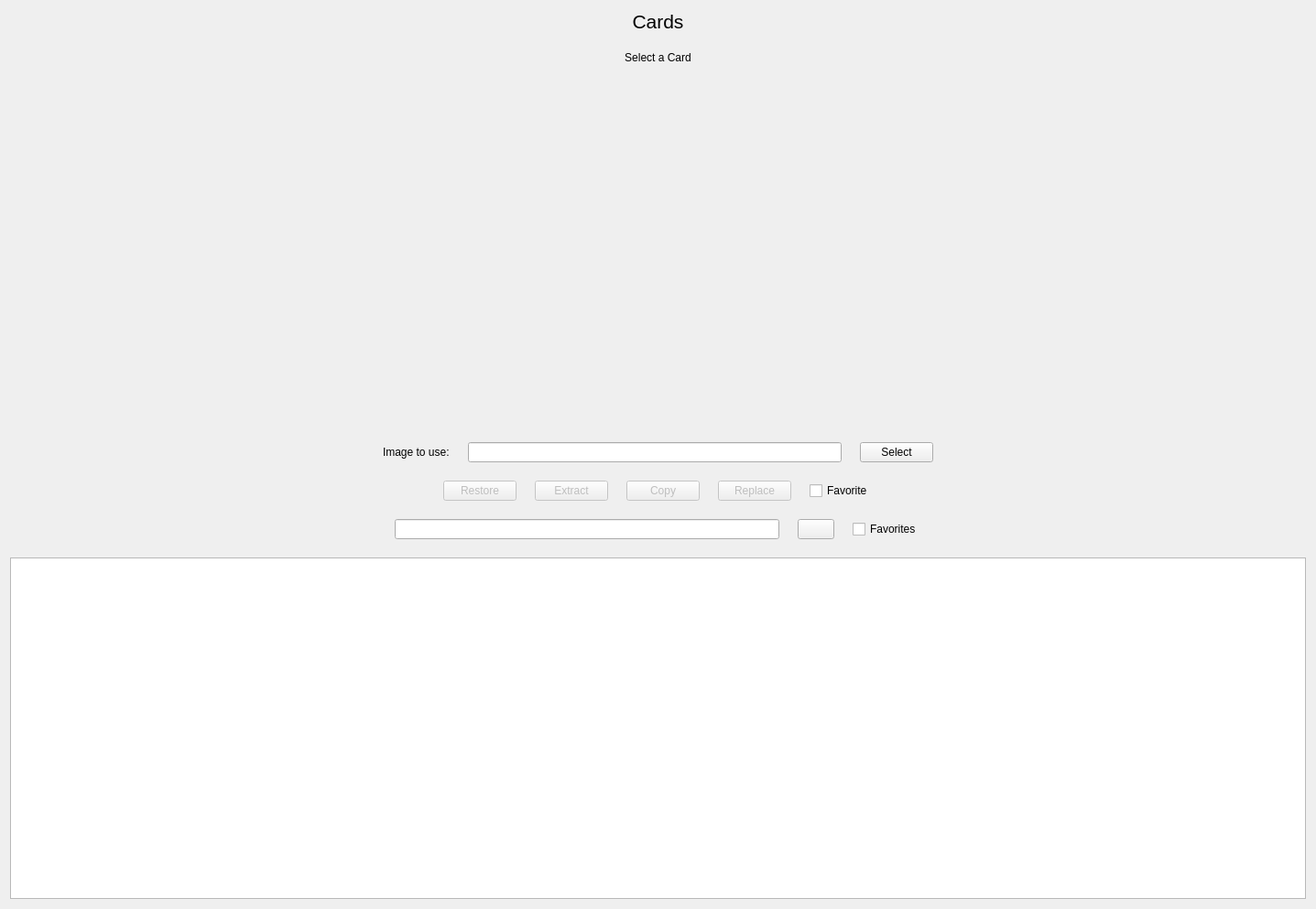
<?xml version="1.0" encoding="UTF-8"?>
<ui version="4.0">
 <class>Card</class>
 <widget class="QWidget" name="Card">
  <property name="geometry">
   <rect>
    <x>0</x>
    <y>0</y>
    <width>1437</width>
    <height>993</height>
   </rect>
  </property>
  <property name="windowTitle">
   <string>Form</string>
  </property>
  <layout class="QVBoxLayout" name="verticalLayout">
   <property name="spacing">
    <number>20</number>
   </property>
   <item>
    <widget class="QLabel" name="label">
     <property name="font">
      <font>
       <pointsize>16</pointsize>
      </font>
     </property>
     <property name="text">
      <string>Cards</string>
     </property>
     <property name="alignment">
      <set>Qt::AlignmentFlag::AlignHCenter|Qt::AlignmentFlag::AlignTop</set>
     </property>
    </widget>
   </item>
   <item>
    <widget class="QLabel" name="bundle">
     <property name="sizePolicy">
      <sizepolicy hsizetype="Preferred" vsizetype="Preferred">
       <horstretch>0</horstretch>
       <verstretch>0</verstretch>
      </sizepolicy>
     </property>
     <property name="minimumSize">
      <size>
       <width>100</width>
       <height>0</height>
      </size>
     </property>
     <property name="text">
      <string>Select a Card</string>
     </property>
     <property name="alignment">
      <set>Qt::AlignmentFlag::AlignHCenter|Qt::AlignmentFlag::AlignTop</set>
     </property>
    </widget>
   </item>
   <item>
    <layout class="QHBoxLayout" name="main_content">
     <item>
      <spacer name="horizontalSpacer_5">
       <property name="orientation">
        <enum>Qt::Orientation::Horizontal</enum>
       </property>
       <property name="sizeHint" stdset="0">
        <size>
         <width>40</width>
         <height>20</height>
        </size>
       </property>
      </spacer>
     </item>
     <item>
      <widget class="QLabel" name="current">
       <property name="sizePolicy">
        <sizepolicy hsizetype="Expanding" vsizetype="Expanding">
         <horstretch>0</horstretch>
         <verstretch>0</verstretch>
        </sizepolicy>
       </property>
       <property name="minimumSize">
        <size>
         <width>1</width>
         <height>1</height>
        </size>
       </property>
       <property name="maximumSize">
        <size>
         <width>374</width>
         <height>374</height>
        </size>
       </property>
       <property name="toolTip">
        <string>Current</string>
       </property>
       <property name="text">
        <string/>
       </property>
       <property name="pixmap">
        <pixmap resource="../resources.qrc">:/card/images/card.png</pixmap>
       </property>
       <property name="scaledContents">
        <bool>true</bool>
       </property>
       <property name="alignment">
        <set>Qt::AlignmentFlag::AlignHCenter|Qt::AlignmentFlag::AlignTop</set>
       </property>
      </widget>
     </item>
     <item>
      <spacer name="horizontalSpacer_7">
       <property name="orientation">
        <enum>Qt::Orientation::Horizontal</enum>
       </property>
       <property name="sizeHint" stdset="0">
        <size>
         <width>40</width>
         <height>20</height>
        </size>
       </property>
      </spacer>
     </item>
     <item>
      <layout class="QVBoxLayout" name="verticalLayout_5">
       <property name="sizeConstraint">
        <enum>QLayout::SizeConstraint::SetMinimumSize</enum>
       </property>
      </layout>
     </item>
     <item>
      <spacer name="horizontalSpacer_8">
       <property name="orientation">
        <enum>Qt::Orientation::Horizontal</enum>
       </property>
       <property name="sizeHint" stdset="0">
        <size>
         <width>40</width>
         <height>20</height>
        </size>
       </property>
      </spacer>
     </item>
     <item>
      <widget class="QLabel" name="preview">
       <property name="sizePolicy">
        <sizepolicy hsizetype="Maximum" vsizetype="Maximum">
         <horstretch>0</horstretch>
         <verstretch>0</verstretch>
        </sizepolicy>
       </property>
       <property name="maximumSize">
        <size>
         <width>374</width>
         <height>374</height>
        </size>
       </property>
       <property name="toolTip">
        <string>Preview</string>
       </property>
       <property name="text">
        <string/>
       </property>
       <property name="pixmap">
        <pixmap resource="../resources.qrc">:/card/images/card.png</pixmap>
       </property>
       <property name="scaledContents">
        <bool>true</bool>
       </property>
       <property name="alignment">
        <set>Qt::AlignmentFlag::AlignHCenter|Qt::AlignmentFlag::AlignTop</set>
       </property>
      </widget>
     </item>
     <item>
      <spacer name="horizontalSpacer_6">
       <property name="orientation">
        <enum>Qt::Orientation::Horizontal</enum>
       </property>
       <property name="sizeHint" stdset="0">
        <size>
         <width>40</width>
         <height>20</height>
        </size>
       </property>
      </spacer>
     </item>
    </layout>
   </item>
   <item>
    <layout class="QHBoxLayout" name="horizontalLayout_3">
     <item>
      <spacer name="horizontalSpacer_4">
       <property name="orientation">
        <enum>Qt::Orientation::Horizontal</enum>
       </property>
       <property name="sizeHint" stdset="0">
        <size>
         <width>40</width>
         <height>20</height>
        </size>
       </property>
      </spacer>
     </item>
     <item>
      <layout class="QVBoxLayout" name="verticalLayout_2">
       <item>
        <widget class="QLabel" name="label_4">
         <property name="text">
          <string>Image to use:</string>
         </property>
        </widget>
       </item>
      </layout>
     </item>
     <item>
      <layout class="QVBoxLayout" name="verticalLayout_3">
       <item>
        <widget class="QLineEdit" name="cardEdit">
         <property name="enabled">
          <bool>true</bool>
         </property>
         <property name="readOnly">
          <bool>true</bool>
         </property>
        </widget>
       </item>
      </layout>
     </item>
     <item>
      <layout class="QVBoxLayout" name="verticalLayout_4">
       <item>
        <widget class="QPushButton" name="selectButton">
         <property name="cursor">
          <cursorShape>PointingHandCursor</cursorShape>
         </property>
         <property name="text">
          <string>Select</string>
         </property>
         <property name="icon">
          <iconset theme="QIcon::ThemeIcon::DocumentOpen"/>
         </property>
        </widget>
       </item>
      </layout>
     </item>
     <item>
      <spacer name="horizontalSpacer">
       <property name="orientation">
        <enum>Qt::Orientation::Horizontal</enum>
       </property>
       <property name="sizeHint" stdset="0">
        <size>
         <width>40</width>
         <height>20</height>
        </size>
       </property>
      </spacer>
     </item>
    </layout>
   </item>
   <item>
    <layout class="QHBoxLayout" name="horizontalLayout_4">
     <item>
      <spacer name="horizontalSpacer_2">
       <property name="orientation">
        <enum>Qt::Orientation::Horizontal</enum>
       </property>
       <property name="sizeType">
        <enum>QSizePolicy::Policy::Expanding</enum>
       </property>
       <property name="sizeHint" stdset="0">
        <size>
         <width>120</width>
         <height>20</height>
        </size>
       </property>
      </spacer>
     </item>
     <item>
      <widget class="QPushButton" name="restoreButton">
       <property name="enabled">
        <bool>false</bool>
       </property>
       <property name="cursor">
        <cursorShape>PointingHandCursor</cursorShape>
       </property>
       <property name="text">
        <string>Restore</string>
       </property>
      </widget>
     </item>
     <item>
      <widget class="QPushButton" name="extractButton">
       <property name="enabled">
        <bool>false</bool>
       </property>
       <property name="sizePolicy">
        <sizepolicy hsizetype="Minimum" vsizetype="Fixed">
         <horstretch>0</horstretch>
         <verstretch>0</verstretch>
        </sizepolicy>
       </property>
       <property name="cursor">
        <cursorShape>PointingHandCursor</cursorShape>
       </property>
       <property name="layoutDirection">
        <enum>Qt::LayoutDirection::LeftToRight</enum>
       </property>
       <property name="text">
        <string>Extract</string>
       </property>
      </widget>
     </item>
     <item>
      <widget class="QPushButton" name="copyButton">
       <property name="enabled">
        <bool>false</bool>
       </property>
       <property name="sizePolicy">
        <sizepolicy hsizetype="Minimum" vsizetype="Fixed">
         <horstretch>0</horstretch>
         <verstretch>0</verstretch>
        </sizepolicy>
       </property>
       <property name="minimumSize">
        <size>
         <width>0</width>
         <height>0</height>
        </size>
       </property>
       <property name="cursor">
        <cursorShape>PointingHandCursor</cursorShape>
       </property>
       <property name="layoutDirection">
        <enum>Qt::LayoutDirection::LeftToRight</enum>
       </property>
       <property name="text">
        <string>Copy</string>
       </property>
      </widget>
     </item>
     <item>
      <widget class="QPushButton" name="replaceButton">
       <property name="enabled">
        <bool>false</bool>
       </property>
       <property name="sizePolicy">
        <sizepolicy hsizetype="Minimum" vsizetype="Fixed">
         <horstretch>0</horstretch>
         <verstretch>0</verstretch>
        </sizepolicy>
       </property>
       <property name="cursor">
        <cursorShape>PointingHandCursor</cursorShape>
       </property>
       <property name="layoutDirection">
        <enum>Qt::LayoutDirection::LeftToRight</enum>
       </property>
       <property name="text">
        <string>Replace</string>
       </property>
      </widget>
     </item>
     <item>
      <widget class="QCheckBox" name="favorite">
       <property name="text">
        <string>Favorite</string>
       </property>
      </widget>
     </item>
     <item>
      <spacer name="horizontalSpacer_3">
       <property name="orientation">
        <enum>Qt::Orientation::Horizontal</enum>
       </property>
       <property name="sizeHint" stdset="0">
        <size>
         <width>40</width>
         <height>20</height>
        </size>
       </property>
      </spacer>
     </item>
    </layout>
   </item>
   <item>
    <layout class="QHBoxLayout" name="horizontalLayout">
     <item>
      <spacer name="horizontalSpacer_9">
       <property name="orientation">
        <enum>Qt::Orientation::Horizontal</enum>
       </property>
       <property name="sizeHint" stdset="0">
        <size>
         <width>40</width>
         <height>20</height>
        </size>
       </property>
      </spacer>
     </item>
     <item>
      <widget class="QLineEdit" name="searchEdit"/>
     </item>
     <item>
      <widget class="QPushButton" name="searchButton">
       <property name="cursor">
        <cursorShape>PointingHandCursor</cursorShape>
       </property>
       <property name="text">
        <string/>
       </property>
       <property name="icon">
        <iconset theme="QIcon::ThemeIcon::EditFind"/>
       </property>
      </widget>
     </item>
     <item>
      <widget class="QCheckBox" name="favorites">
       <property name="text">
        <string>Favorites</string>
       </property>
      </widget>
     </item>
     <item>
      <spacer name="horizontalSpacer_10">
       <property name="orientation">
        <enum>Qt::Orientation::Horizontal</enum>
       </property>
       <property name="sizeHint" stdset="0">
        <size>
         <width>40</width>
         <height>20</height>
        </size>
       </property>
      </spacer>
     </item>
    </layout>
   </item>
   <item>
    <widget class="QListView" name="cardsView">
     <property name="cursor" stdset="0">
      <cursorShape>PointingHandCursor</cursorShape>
     </property>
     <property name="frameShape">
      <enum>QFrame::Shape::StyledPanel</enum>
     </property>
     <property name="iconSize">
      <size>
       <width>362</width>
       <height>362</height>
      </size>
     </property>
     <property name="resizeMode">
      <enum>QListView::ResizeMode::Adjust</enum>
     </property>
     <property name="layoutMode">
      <enum>QListView::LayoutMode::Batched</enum>
     </property>
     <property name="spacing">
      <number>2</number>
     </property>
     <property name="viewMode">
      <enum>QListView::ViewMode::IconMode</enum>
     </property>
    </widget>
   </item>
  </layout>
 </widget>
 <resources>
  <include location="../resources.qrc"/>
 </resources>
 <connections/>
</ui>
